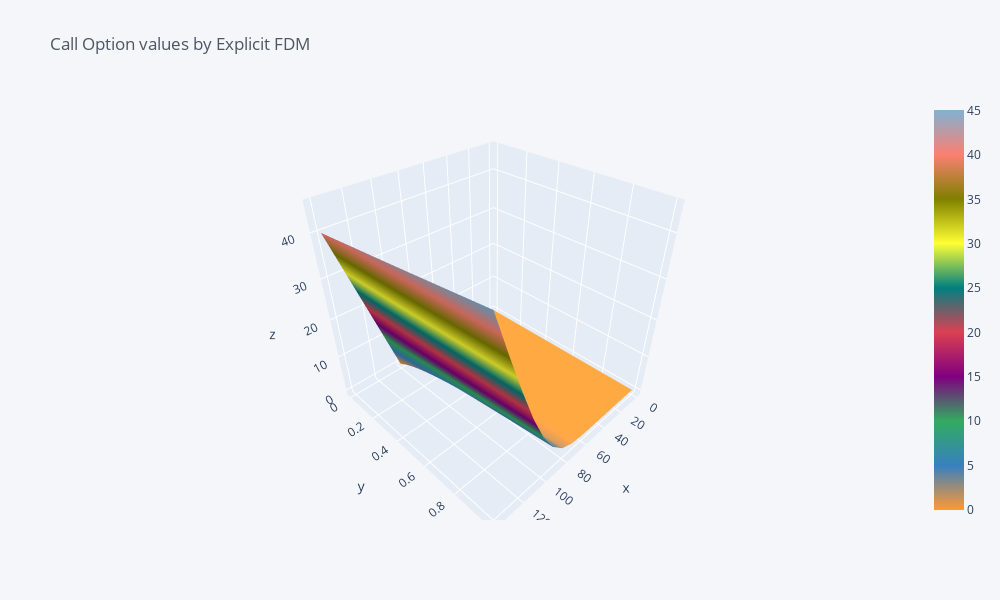

Here is the notebook cell this chart was saved with:
### Markdown cell above
### Visualize the payoff

### Code cell
# Plot Call Option Payoff
grid.iloc[0:15,:].iplot(kind = 'surface', title='Call Option values by Explicit FDM')

### Figure 1 — Plotly figure (JSON) as saved in the notebook; plotly's stock layout.template omitted (floating-point values rounded to 4 significant figures; data arrays with more than 128 entries replaced by an {"elided": "..."} marker saying what was removed)
{"data": [{"colorscale": [[0, "rgb(255, 153, 51)"], [0.1111, "rgb(55, 128, 191)"], [0.2222, "rgb(50, 171, 96)"], [0.3333, "rgb(128, 0, 128)"], [0.4444, "rgb(219, 64, 82)"], [0.5556, "rgb(0, 128, 128)"], [0.6667, "rgb(255, 255, 51)"], [0.7778, "rgb(128, 128, 0)"], [0.8889, "rgb(251, 128, 114)"], [1, "rgb(128, 177, 211)"]], "type": "surface", "x": [0, 10, 20, 30, 40, 50, 60, 70, 80, 90, 100, 110, 120, 130, 140], "y": [0, 0.056, 0.111, 0.167, 0.222, 0.278, 0.333, 0.389, 0.444, 0.5, 0.556, 0.611, 0.667, 0.722, 0.778, 0.833, 0.889, 0.944, 1], "z": {"elided": "19x15 float values"}}], "layout": {"height": 600, "legend": {"bgcolor": "#F5F6F9", "font": {"color": "#4D5663"}}, "paper_bgcolor": "#F5F6F9", "plot_bgcolor": "#F5F6F9", "title": {"font": {"color": "#4D5663"}, "text": "Call Option values by Explicit FDM"}, "width": 1000, "xaxis": {"gridcolor": "#E1E5ED", "showgrid": true, "tickfont": {"color": "#4D5663"}, "title": {"font": {"color": "#4D5663"}, "text": ""}, "zerolinecolor": "#E1E5ED"}, "yaxis": {"gridcolor": "#E1E5ED", "showgrid": true, "tickfont": {"color": "#4D5663"}, "title": {"font": {"color": "#4D5663"}, "text": ""}, "zerolinecolor": "#E1E5ED"}}}
